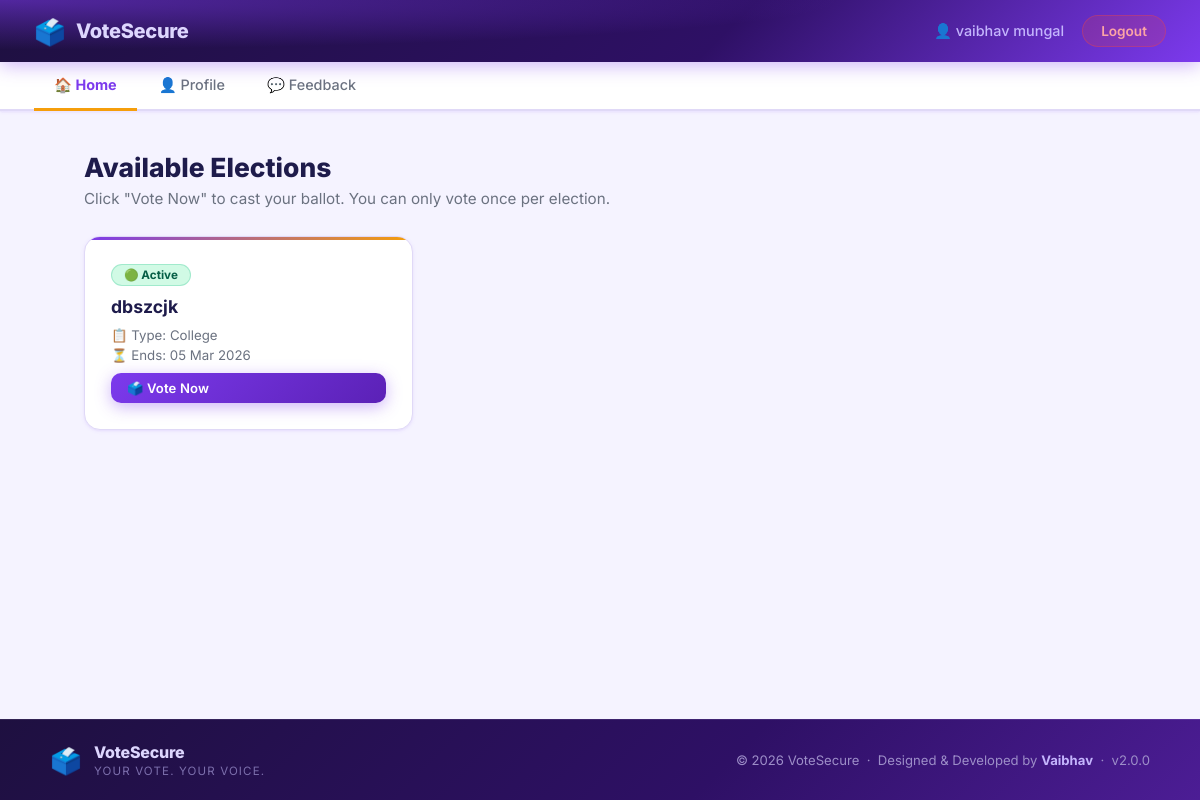
The page /voter/dashboard.php (signed in) on the database its author committed.
### tables this page shows
CREATE TABLE `users` (
  `id` int(11) NOT NULL,
  `name` varchar(100) DEFAULT NULL,
  `email` varchar(100) DEFAULT NULL,
  `password` varchar(255) DEFAULT NULL,
  `election_card` varchar(20) DEFAULT NULL,
  `mobile` varchar(15) DEFAULT NULL,
  `has_voted` tinyint(4) DEFAULT 0,
  `created_at` timestamp NOT NULL DEFAULT current_timestamp(),
  `type` varchar(50) NOT NULL DEFAULT 'College'
);

CREATE TABLE `elections` (
  `id` int(11) NOT NULL,
  `title` varchar(255) NOT NULL,
  `type` varchar(100) NOT NULL,
  `start_date` date NOT NULL,
  `end_date` date NOT NULL,
  `status` varchar(20) DEFAULT 'Inactive',
  `winner_id` int(11) DEFAULT NULL
);

### voter/dashboard.php (the view, shortened to what this page needs)
<?php
include("../config/database.php");
include("includes/header.php");
$uid  = (int)$_SESSION['user'];
$stmt = $conn->prepare("SELECT * FROM elections WHERE status = 'Active' ORDER BY end_date ASC");
$stmt->execute();
$elections = $stmt->get_result()->fetch_all(MYSQLI_ASSOC);
$stmt = $conn->prepare("SELECT election_id FROM votes WHERE user_id = ?");
$stmt->bind_param("i", $uid);
$stmt->execute();
$vr = $stmt->get_result();
$voted_in = [];
while($r = $vr->fetch_assoc()) $voted_in[] = $r['election_id'];
?>
<h1 class="page-title">Available Elections</h1>
<p class="page-subtitle">Click "Vote Now" to cast your ballot. You can only vote once per election.</p>
<?php if(empty($elections)): ?>
    <div class="empty-state">
        <div class="empty-icon">📭</div>
        <p>No active elections at the moment. Check back later.</p>
    </div>
<?php else: ?>
    <div class="elections-grid">
        <?php foreach($elections as $row): ?>
        <div class="election-card">
            <div>
                <span class="badge">🟢 Active</span>
            </div>
            <h3><?php echo htmlspecialchars($row['title']); ?></h3>
            <div class="election-meta">
                <span>📋 Type: <?php echo htmlspecialchars($row['type']); ?></span>
                <span>⏳ Ends: <?php echo date('d M Y', strtotime($row['end_date'])); ?></span>
            </div>
            <?php if(in_array($row['id'], $voted_in)): ?>
                <span class="btn btn-sm" style="background:#e2e8f0;color:#64748b;cursor:default;">✅ Already Voted</span>
            <?php else: ?>
                <a href="vote.php?election=<?php echo $row['id']; ?>" class="btn btn-primary btn-sm">
                    🗳️ Vote Now
                </a>
            <?php endif; ?>
        </div>
        <?php endforeach; ?>
    </div>
<?php endif; ?>
<?php include("includes/footer.php"); ?>

### voter/includes/header.php (shortened to what this page needs)
<?php
$uid  = (int)$_SESSION['user'];
$stmt = $conn->prepare("SELECT name FROM users WHERE id = ?");
$stmt->bind_param("i", $uid);
$stmt->execute();
$result = $stmt->get_result();
$me     = $result->fetch_assoc();
$voter_name = htmlspecialchars($me['name'] ?? 'Voter');
?>
<!DOCTYPE html>
<html lang="en">
<head>
    <link rel="stylesheet" href="../assets/css/voter.css">
</head>
<body>
<header class="top-header">
    <div class="brand">
        <span class="brand-icon">🗳️</span>
        <span class="brand-name">VoteSecure</span>
    </div>
    <div class="header-right">
        <span class="welcome-text">👤 <?php echo $voter_name; ?></span>
        <a href="logout.php" class="logout-btn">Logout</a>
    </div>
</header>
<nav class="navbar">
    <a href="dashboard.php" class="nav-link <?php echo (basename($_SERVER['PHP_SELF'])=='dashboard.php')?'active':''; ?>">🏠 Home</a>
    <a href="profile.php"   class="nav-link <?php echo (basename($_SERVER['PHP_SELF'])=='profile.php') ?'active':''; ?>">👤 Profile</a>
    <a href="feedback.php"  class="nav-link <?php echo (basename($_SERVER['PHP_SELF'])=='feedback.php') ?'active':''; ?>">💬 Feedback</a>
</nav>
<main class="main-content">

### assets/css/voter.css (style rules this page uses)
:root { --primary: #7c3aed; --primary-dark: #6d28d9; --primary-deeper: #5b21b6; --primary-light: #ede9fe; --primary-glow: rgba(124,58,237,.22); --accent: #f59e0b; --accent-dark: #d97706; --accent-light: #fef3c7; --success: #10b981; --success-dark: #059669; --danger: #ef4444; --danger-dark: #dc2626; --warning: #f59e0b; --text-main: #1e1b4b; --text-muted: #6b7280; --bg-page: #f5f3ff; --bg-card: #ffffff; --border: #e0d9f7; --radius-sm: 10px; --radius-md: 16px; --radius-lg: 22px; --shadow-sm: 0 1px 4px rgba(124,58,237,.08), 0 1px 2px rgba(124,58,237,.05); --shadow-md: 0 4px 18px rgba(124,58,237,.13); --shadow-lg: 0 14px 50px rgba(124,58,237,.18); --transition: 0.22s ease; }
*, *::before, *::after { box-sizing: border-box; margin: 0; padding: 0; }
body { font-family: 'Inter', Arial, sans-serif; background: var(--bg-page); color: var(--text-main); min-height: 100vh; display: flex; flex-direction: column; }
a { color: var(--primary); text-decoration: none; }
.top-header { background: radial-gradient(ellipse 70% 80% at 0% 0%, rgba(124,58,237,.55), transparent), linear-gradient(135deg, #1e1040 0%, #2e1065 60%, #7c3aed 100%); color: #fff; padding: 15px 34px; display: flex; align-items: center; justify-content: space-between; box-shadow: 0 3px 18px rgba(124,58,237,.4); position: sticky; top: 0; z-index: 100; }
.brand { display: flex; align-items: center; gap: 10px; }
.brand-icon { font-size: 1.6rem; }
.brand-name { font-size: 1.25rem; font-weight: 800; letter-spacing: -.3px; color: #ddd6fe; }
.header-right { display: flex; align-items: center; gap: 18px; }
.welcome-text { font-size: .9rem; color: #c4b5fd; font-weight: 500; }
.logout-btn { background: rgba(239,68,68,.18); color: #fca5a5; border: 1px solid rgba(239,68,68,.35); padding: 7px 18px; border-radius: 50px; font-size: .85rem; font-weight: 600; transition: background var(--transition), color var(--transition); text-decoration: none; }
.navbar { background: #fff; border-bottom: 2px solid var(--border); padding: 0 34px; display: flex; gap: 2px; box-shadow: var(--shadow-sm); }
.nav-link { display: inline-block; padding: 14px 20px; font-size: .9rem; font-weight: 500; color: var(--text-muted); text-decoration: none; border-bottom: 3px solid transparent; transition: color var(--transition), border-color var(--transition); margin-bottom: -2px; }
.nav-link.active { color: var(--primary); border-bottom-color: var(--accent); font-weight: 700; }
.main-content { flex: 1; padding: 40px 34px; max-width: 1100px; width: 100%; margin: 0 auto; }
.page-title { font-size: 1.65rem; font-weight: 800; color: var(--text-main); margin-bottom: 6px; }
.page-subtitle { font-size: .95rem; color: var(--text-muted); margin-bottom: 28px; }
.elections-grid { display: grid; grid-template-columns: repeat(auto-fill, minmax(300px, 1fr)); gap: 22px; }
.election-card { background: var(--bg-card); border: 1px solid var(--border); border-radius: var(--radius-md); padding: 26px; box-shadow: var(--shadow-sm); display: flex; flex-direction: column; gap: 10px; transition: box-shadow var(--transition), transform var(--transition); position: relative; overflow: hidden; }
.election-card::before { content: ''; position: absolute; top: 0; left: 0; right: 0; height: 3px; background: linear-gradient(90deg, var(--primary), var(--accent)); }
.election-card h3 { font-size: 1.1rem; font-weight: 700; color: var(--text-main); margin: 0; }
.election-meta { display: flex; flex-direction: column; gap: 4px; }
.election-meta span { font-size: .83rem; color: var(--text-muted); }
.badge { display: inline-block; padding: 3px 12px; border-radius: 50px; font-size: .73rem; font-weight: 700; background: #d1fae5; color: #065f46; width: fit-content; border: 1px solid rgba(16,185,129,.25); }
.btn { display: inline-block; padding: 10px 24px; border-radius: var(--radius-sm); font-size: .9rem; font-weight: 600; cursor: pointer; border: none; text-decoration: none; transition: background var(--transition), transform var(--transition), box-shadow var(--transition); font-family: inherit; letter-spacing: .01em; }
.btn-primary { background: linear-gradient(135deg, var(--primary), var(--primary-deeper)); color: #fff; box-shadow: 0 4px 16px rgba(124,58,237,.38); }
.btn-sm { padding: 7px 16px; font-size: .82rem; }

### rows shown on the page
users: name "vaibhav mungal"
elections: title "dbszcjk", type "College", end_date "05 Mar 2026"
